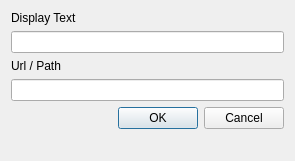
<?xml version="1.0" encoding="UTF-8"?>
<ui version="4.0">
 <class>Dialog</class>
 <widget class="QDialog" name="Dialog">
  <property name="geometry">
   <rect>
    <x>0</x>
    <y>0</y>
    <width>295</width>
    <height>161</height>
   </rect>
  </property>
  <property name="windowTitle">
   <string>Add Hyperlink</string>
  </property>
  <layout class="QGridLayout" name="gridLayout">
   <item row="0" column="0">
    <widget class="QLabel" name="label">
     <property name="text">
      <string>Display Text</string>
     </property>
    </widget>
   </item>
   <item row="1" column="0">
    <widget class="QLineEdit" name="eText"/>
   </item>
   <item row="2" column="0">
    <widget class="QLabel" name="label_2">
     <property name="text">
      <string>Url / Path</string>
     </property>
    </widget>
   </item>
   <item row="3" column="0">
    <widget class="QLineEdit" name="eLink"/>
   </item>
   <item row="4" column="0">
    <widget class="QDialogButtonBox" name="buttonBox">
     <property name="orientation">
      <enum>Qt::Horizontal</enum>
     </property>
     <property name="standardButtons">
      <set>QDialogButtonBox::Cancel|QDialogButtonBox::Ok</set>
     </property>
    </widget>
   </item>
   <item row="5" column="0">
    <spacer name="verticalSpacer">
     <property name="orientation">
      <enum>Qt::Vertical</enum>
     </property>
     <property name="sizeHint" stdset="0">
      <size>
       <width>20</width>
       <height>40</height>
      </size>
     </property>
    </spacer>
   </item>
  </layout>
 </widget>
 <resources/>
 <connections>
  <connection>
   <sender>buttonBox</sender>
   <signal>accepted()</signal>
   <receiver>Dialog</receiver>
   <slot>accept()</slot>
   <hints>
    <hint type="sourcelabel">
     <x>248</x>
     <y>254</y>
    </hint>
    <hint type="destinationlabel">
     <x>157</x>
     <y>274</y>
    </hint>
   </hints>
  </connection>
  <connection>
   <sender>buttonBox</sender>
   <signal>rejected()</signal>
   <receiver>Dialog</receiver>
   <slot>reject()</slot>
   <hints>
    <hint type="sourcelabel">
     <x>316</x>
     <y>260</y>
    </hint>
    <hint type="destinationlabel">
     <x>286</x>
     <y>274</y>
    </hint>
   </hints>
  </connection>
 </connections>
</ui>
